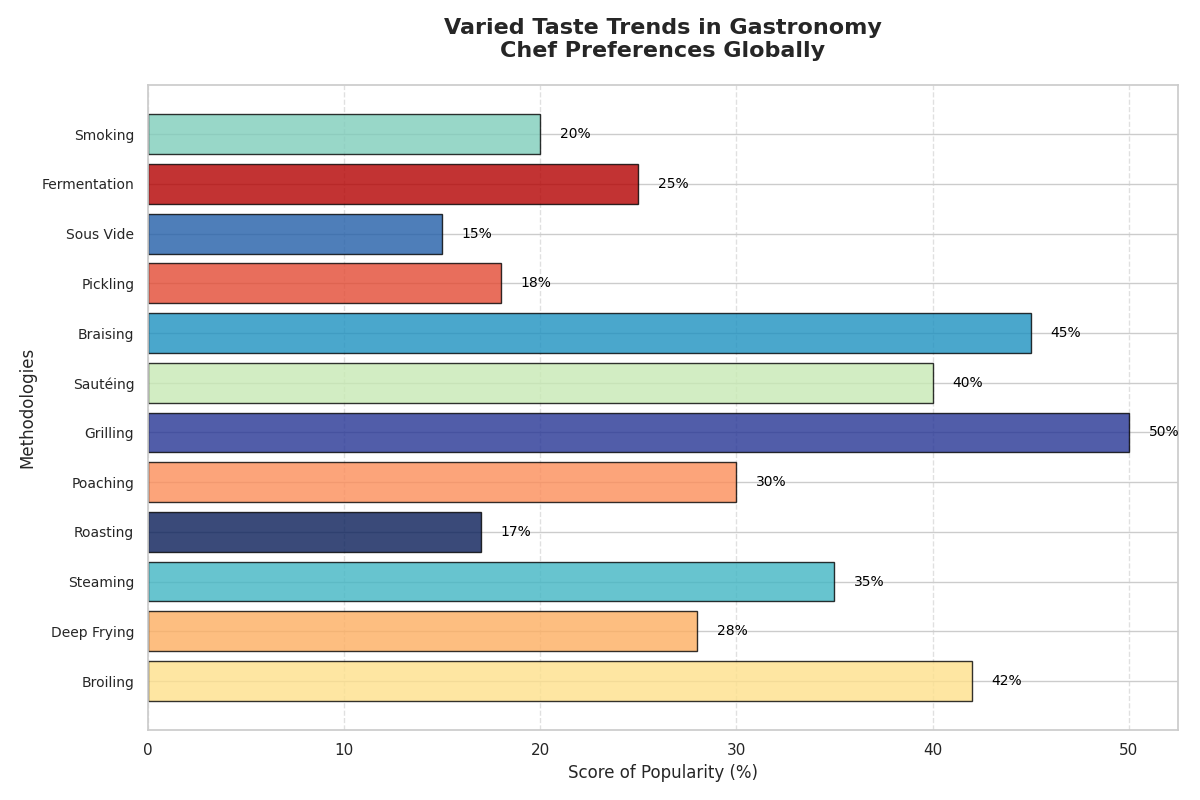

Python code for this plot:
import matplotlib.pyplot as plt
import numpy as np

# Including original and additional culinary techniques
culinary_techniques = [
    "Smoking",
    "Fermentation",
    "Sous Vide",
    "Pickling",
    "Braising",
    "Sautéing",
    "Grilling",
    "Poaching",
    "Roasting",
    "Steaming",
    "Deep Frying",  # New technique
    "Broiling",     # New technique
]

# Updated popularity scores for the original and new techniques
popularity_scores = [20, 25, 15, 18, 45, 40, 50, 30, 17, 35, 28, 42]

# Updated set of colors for the original and new techniques
colors = ['#7fcdbb', '#b30000', '#225ea8', '#e34a33', '#1d91c0', 
          '#c7e9b4', '#253494', '#fc8d59', '#081d58', '#41b6c4', 
          '#fdae61', '#fee08b']  # New colors for newly added techniques

fig, ax = plt.subplots(figsize=(12, 8))
y_pos = np.arange(len(culinary_techniques))

ax.barh(y_pos, popularity_scores, color=colors, edgecolor='black', alpha=0.8)
ax.set_yticks(y_pos)
ax.set_yticklabels(culinary_techniques, fontsize=10, fontweight='medium')
ax.invert_yaxis()

ax.set_title('Varied Taste Trends in Gastronomy\nChef Preferences Globally', fontsize=16, fontweight='bold', pad=20)
ax.set_xlabel('Score of Popularity (%)', fontsize=12)
ax.set_ylabel('Methodologies', fontsize=12)

for i in range(len(popularity_scores)):
    ax.text(popularity_scores[i] + 1, i, f'{popularity_scores[i]}%', va='center', color='black', fontsize=10)

ax.grid(axis='x', linestyle='--', alpha=0.6)
plt.tight_layout()
plt.show()
